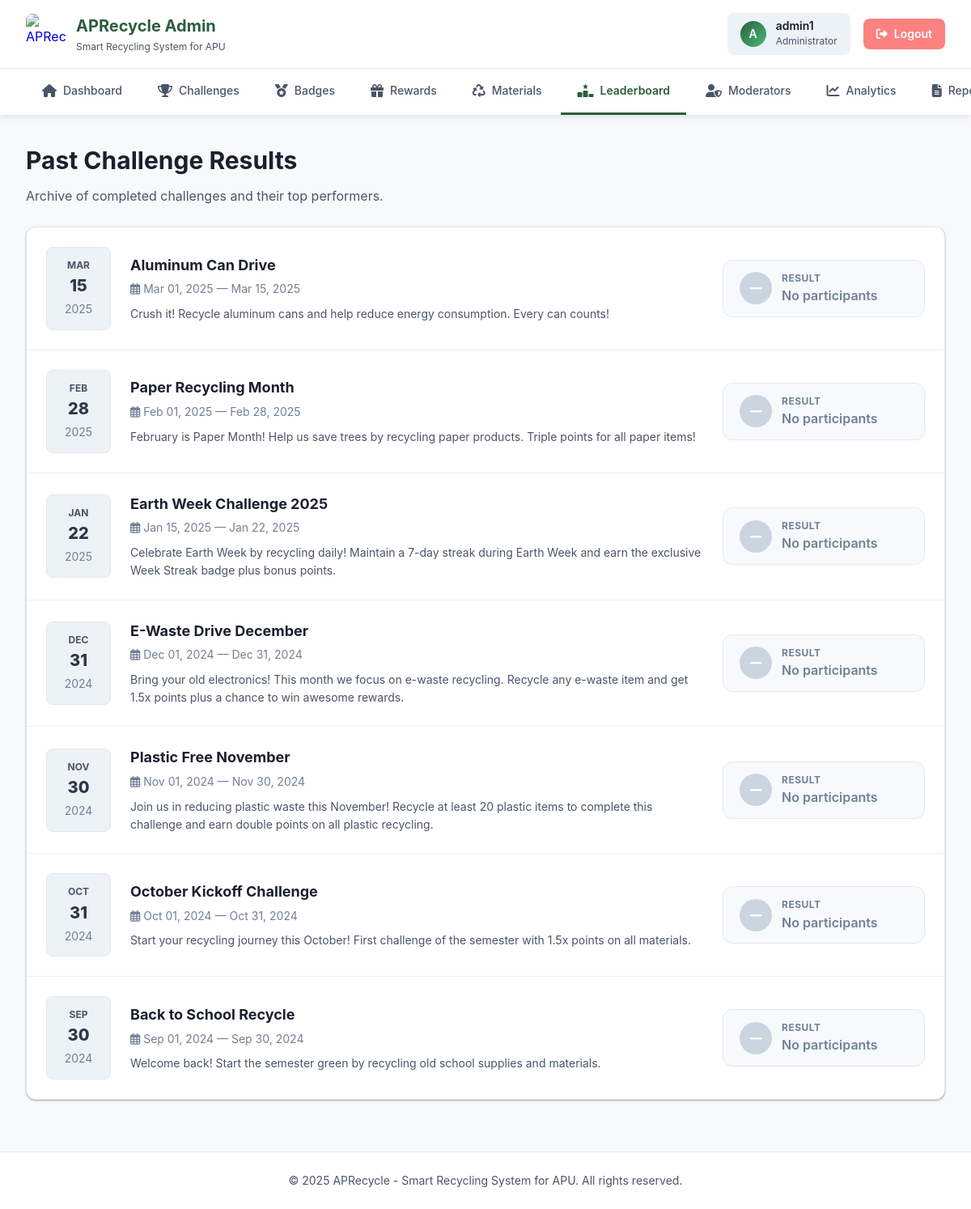
/admin/leaderboard_challenges.php (signed in), run on an earlier commit of the app's database.
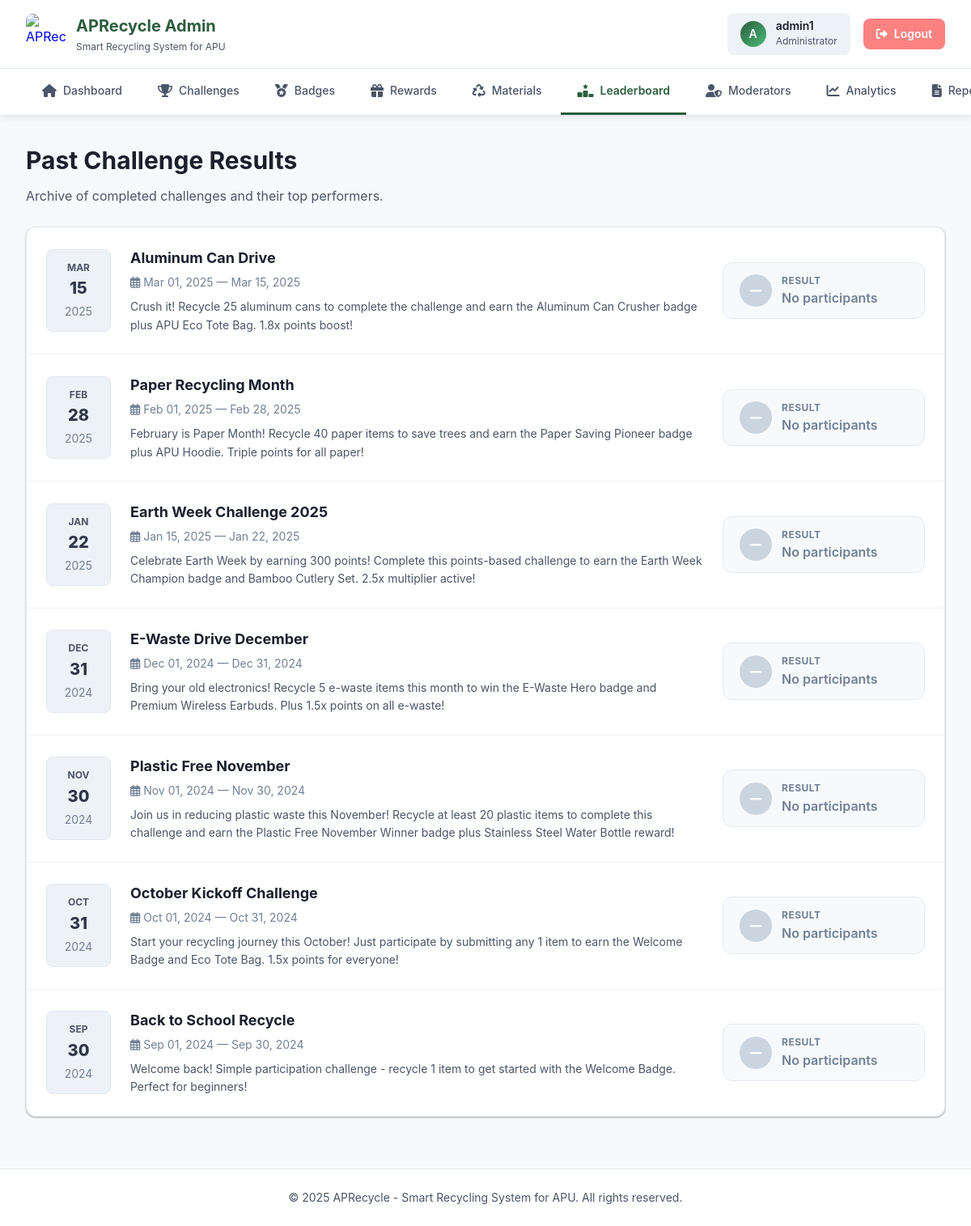
And on a later commit of the database.
### tables this page shows
CREATE TABLE IF NOT EXISTS `challenge` (
  `challenge_id` int NOT NULL AUTO_INCREMENT,
  `title` varchar(100) NOT NULL,
  `description` text NOT NULL,
  `start_date` date NOT NULL,
  `end_date` date NOT NULL,
  `badge_id` int DEFAULT NULL COMMENT 'Challenge-specific badge (awarded on completion)',
  `reward_id` int DEFAULT NULL COMMENT 'Challenge-specific reward (awarded on completion)',
  `point_multiplier` decimal(3,1) NOT NULL DEFAULT '1.0',
  `target_material_id` int DEFAULT NULL COMMENT 'Specific material for smart challenges',
  `target_quantity` int NOT NULL DEFAULT '0' COMMENT 'Number of items to recycle (for quantity-based challenges)',
  `target_points` int NOT NULL DEFAULT '0' COMMENT 'Points to earn during challenge period (for points-based challenges)',
  `completion_type` enum('quantity','points','participation') NOT NULL DEFAULT 'quantity' COMMENT 'How to complete: quantity=recycle X items, points=earn X points, participation=join+submit 1 item',
  `created_at` datetime NOT NULL DEFAULT CURRENT_TIMESTAMP,
  PRIMARY KEY (`challenge_id`),
  KEY `badge_id` (`badge_id`),
  KEY `reward_id` (`reward_id`),
  KEY `target_material_id` (`target_material_id`)
);

### admin/leaderboard_challenges.php (the view, shortened to what this page needs)
<?php
include_once 'includes/header.php';
$conn = getDBConnection();
$limit = 10;
$page = isset($_GET['page']) && is_numeric($_GET['page']) ? (int)$_GET['page'] : 1;
$start = ($page - 1) * $limit;
$sql = "SELECT * FROM challenge
        WHERE end_date < CURDATE()
        ORDER BY end_date DESC
        LIMIT $start, $limit";
$result = mysqli_query($conn, $sql);
?>
<div class="page-header">
    <h1 class="page-title">Past Challenge Results</h1>
    <p class="page-description">Archive of completed challenges and their top performers.</p>
</div>
<div class="results-container">
    <?php if (mysqli_num_rows($result) > 0): ?>
        <?php while ($challenge = mysqli_fetch_assoc($result)):
            $start_date = $challenge['start_date'];
            $end_date = $challenge['end_date'];
            $winner_sql = "SELECT u.username, COUNT(*) as score
                           FROM recycling_submission rs
                           JOIN user u ON rs.user_id = u.user_id
                           WHERE rs.status = 'Approved'
                           AND rs.created_at BETWEEN '$start_date 00:00:00' AND '$end_date 23:59:59'
                           GROUP BY rs.user_id
                           ORDER BY score DESC
                           LIMIT 1";
            $winner_result = mysqli_query($conn, $winner_sql);
            $winner = ($winner_result) ? mysqli_fetch_assoc($winner_result) : null;
        ?>
            <div class="challenge-row">
                <div class="date-box">
                    <span class="date-month"><?php echo date('M', strtotime($end_date)); ?></span>
                    <span style="font-size: var(--text-xl); font-weight: 800; display:block;"><?php echo date('d', strtotime($end_date)); ?></span>
                    <span class="date-year"><?php echo date('Y', strtotime($end_date)); ?></span>
                </div>
                <div class="challenge-info">
                    <h3 class="challenge-title"><?php echo htmlspecialchars($challenge['title']); ?></h3>
                    <div class="challenge-meta">
                        <i class="far fa-calendar-alt"></i>
                        <?php echo date('M d, Y', strtotime($start_date)); ?> — <?php echo date('M d, Y', strtotime($end_date)); ?>
                    </div>
                    <p style="margin-top: var(--space-2); color: var(--color-gray-600); font-size: var(--text-sm);">
                        <?php echo htmlspecialchars($challenge['description']); ?>
                    </p>
                </div>
                <?php if ($winner): ?>
                    <div class="winner-card">
                        <div class="winner-icon">
                            <i class="fas fa-crown"></i>
                        </div>
                        <div class="winner-details">
                            <span class="winner-label">Winner</span>
                            <span class="winner-name"><?php echo htmlspecialchars($winner['username']); ?></span>
                            <span class="winner-score"><?php echo number_format($winner['score']); ?> Items Recycled</span>
                        </div>
                    </div>
                <?php else: ?>
                    <div class="winner-card" style="background: var(--color-gray-50); border-color: var(--color-gray-200);">
                        <div class="winner-icon" style="background: var(--color-gray-300);">
                            <i class="fas fa-minus"></i>
                        </div>
                        <div class="winner-details">
                            <span class="winner-label" style="color: var(--color-gray-500);">Result</span>
                            <span class="winner-name" style="color: var(--color-gray-500);">No participants</span>
                        </div>
                    </div>
                <?php endif; ?>
            </div>
        <?php endwhile; ?>
    <?php endif; ?>
</div>
<?php
include_once 'includes/footer.php';
?>

### admin/includes/header.php (shortened to what this page needs)
<?php
$current_page = basename($_SERVER['PHP_SELF']);
?>
<!DOCTYPE html>
<html lang="en">
<head>
    <link rel="stylesheet" href="../css/styles.css">
    <link rel="stylesheet" href="https://cdnjs.cloudflare.com/ajax/libs/font-awesome/6.4.0/css/all.min.css">
</head>
<body>
    <header class="admin-header">
        <div class="admin-header-top">
            <a href="dashboard.php" class="admin-logo">
                <div class="admin-logo-icon">
                    <img src="../assets/aprecycle-logo.png" alt="APRecycle Logo">
                </div>
                <div class="admin-logo-text">
                    <h1>APRecycle Admin</h1>
                    <p>Smart Recycling System for APU</p>
                </div>
            </a>
            <div class="admin-user-info">
                <div class="admin-user-profile">
                    <div class="admin-user-avatar">
                        <?php echo strtoupper(substr($_SESSION['username'], 0, 1)); ?>
                    </div>
                    <div class="admin-user-details">
                        <span class="admin-user-name"><?php echo htmlspecialchars($_SESSION['username']); ?></span>
                        <span class="admin-user-role">Administrator</span>
                    </div>
                </div>
                <a href="../logout.php" class="btn-logout">
                    <i class="fas fa-sign-out-alt"></i>
                    <span>Logout</span>
                </a>
            </div>
        </div>
        <nav class="admin-nav">
            <ul class="admin-nav-tabs">
                <li class="admin-nav-tab">
                    <a href="dashboard.php" class="admin-nav-link <?php echo $current_page == 'dashboard.php' ? 'active' : ''; ?>">
                        <i class="fas fa-home admin-nav-icon"></i>
                        <span>Dashboard</span>
                    </a>
                </li>
                <li class="admin-nav-tab">
                    <a href="challenges.php" class="admin-nav-link <?php echo $current_page == 'challenges.php' ? 'active' : ''; ?>">
                        <i class="fas fa-trophy admin-nav-icon"></i>
                        <span>Challenges</span>
                    </a>
                </li>
                <li class="admin-nav-tab">
                    <a href="badges.php" class="admin-nav-link <?php echo $current_page == 'badges.php' ? 'active' : ''; ?>">
                        <i class="fas fa-medal admin-nav-icon"></i>
                        <span>Badges</span>
                    </a>
                </li>
                <li class="admin-nav-tab">
                    <a href="rewards.php" class="admin-nav-link <?php echo $current_page == 'rewards.php' ? 'active' : ''; ?>">
                        <i class="fas fa-gift admin-nav-icon"></i>
                        <span>Rewards</span>
                    </a>
                </li>
                <li class="admin-nav-tab">
                    <a href="materials.php" class="admin-nav-link <?php echo $current_page == 'materials.php' ? 'active' : ''; ?>">
                        <i class="fas fa-recycle admin-nav-icon"></i>
                        <span>Materials</span>
                    </a>
                </li>
                <?php
                    $is_leaderboard = in_array($current_page, [
                        'leaderboard_overview.php',
                        'leaderboard_individual.php',
                        'leaderboard_team.php',
                        'leaderboard_challenges.php'
                    ]);
                ?>
                <li class="admin-nav-tab">
                    <a href="leaderboard_overview.php" class="admin-nav-link <?php echo $is_leaderboard ? 'active' : ''; ?>">
                        <i class="fas fa-ranking-star admin-nav-icon"></i>
                        <span>Leaderboard</span>
                    </a>
                </li>
                <li class="admin-nav-tab">
                    <a href="moderators.php" class="admin-nav-link <?php echo $current_page == 'moderators.php' ? 'active' : ''; ?>">
                        <i class="fas fa-user-shield admin-nav-icon"></i>
                        <span>Moderators</span>
                    </a>
                </li>
                <li class="admin-nav-tab">
                    <a href="analytics.php" class="admin-nav-link <?php echo $current_page == 'analytics.php' ? 'active' : ''; ?>">
                        <i class="fas fa-chart-line admin-nav-icon"></i>
                        <span>Analytics</span>
                    </a>
                </li>
                <li class="admin-nav-tab">
                    <a href="reports.php" class="admin-nav-link <?php echo $current_page == 'reports.php' ? 'active' : ''; ?>">
                        <i class="fas fa-file-alt admin-nav-icon"></i>
                        <span>Reports</span>
                    </a>
                </li>
            </ul>
        </nav>
    </header>
    <main class="admin-content">

### admin/includes/footer.php
    </main>
    <footer style="background: var(--color-white); padding: var(--space-6) var(--space-8); margin-top: var(--space-8); border-top: 1px solid var(--color-gray-200); text-align: center;">
        <p style="color: var(--color-gray-600); font-size: var(--text-sm); margin: 0;">
            &copy; <?php echo date('Y'); ?> APRecycle - Smart Recycling System for APU. All rights reserved.
        </p>
    </footer>
</body>
</html>

### css/styles.css (style rules this page uses)
* { margin: 0; padding: 0; box-sizing: border-box; }
body { font-family: var(--font-sans); color: #2D3748; }
h1 { font-size: 2.25rem; font-weight: 700; }
h3 { font-size: 1.5rem; font-weight: 600; }
body { font-size: 1rem; line-height: 1.6; }

### css/variables.css (style rules this page uses)
:root { --color-primary: #2D5D3F; --color-primary-light: #3A7A54; --color-primary-dark: #1F4129; --color-secondary: #48BB78; --color-secondary-light: #68D391; --color-accent-blue: #4299E1; --color-accent-yellow: #FFD93D; --color-accent-brown: #8B4513; --color-white: #FFFFFF; --color-gray-50: #F7FAFC; --color-gray-100: #EDF2F7; --color-gray-200: #E2E8F0; --color-gray-300: #CBD5E0; --color-gray-400: #A0AEC0; --color-gray-500: #718096; --color-gray-600: #4A5568; --color-gray-700: #2D3748; --color-gray-800: #1A202C; --color-gray-900: #171923; --color-success: #48BB78; --color-success-light: #C6F6D5; --color-warning: #ED8936; --color-warning-light: #FEEBC8; --color-error: #FC8181; --color-error-light: #FED7D7; --color-info: #4299E1; --color-info-light: #BEE3F8; --gradient-primary: linear-gradient(135deg, #2D5D3F 0%, #48BB78 100%); --gradient-success: linear-gradient(135deg, #48BB78 0%, #38A169 100%); --gradient-badge: linear-gradient(135deg, #667eea 0%, #764ba2 100%); --shadow-sm: 0 1px 3px rgba(0,0,0,0.12), 0 1px 2px rgba(0,0,0,0.24); --shadow-md: 0 2px 8px rgba(0,0,0,0.1); --shadow-lg: 0 4px 12px rgba(0,0,0,0.15); --shadow-xl: 0 10px 40px rgba(0,0,0,0.2); --radius-sm: 4px; --radius-md: 8px; --radius-lg: 12px; --radius-xl: 16px; --radius-full: 9999px; --space-1: 0.25rem; --space-2: 0.5rem; --space-3: 0.75rem; --space-4: 1rem; --space-5: 1.25rem; --space-6: 1.5rem; --space-8: 2rem; --space-10: 2.5rem; --space-12: 3rem; --font-sans: -apple-system, BlinkMacSystemFont, 'Segoe UI', 'Roboto', 'Oxygen', 'Ubuntu', 'Cantarell', 'Fira Sans', 'Droid Sans', 'Helvetica Neue', sans-serif; --font-mono: 'SFMono-Regular', Consolas, 'Liberation Mono', Menlo, monospace; --text-xs: 0.75rem; --text-sm: 0.875rem; --text-base: 1rem; --text-lg: 1.125rem; --text-xl: 1.25rem; --text-2xl: 1.5rem; --text-3xl: 1.875rem; --text-4xl: 2.25rem; }

### admin/leaderboard_challenges.php (style rules this page uses)
.results-container { background: var(--color-white); border-radius: var(--radius-lg); box-shadow: var(--shadow-sm); border: 1px solid var(--color-gray-200); overflow: hidden; }
.challenge-row { display: flex; border-bottom: 1px solid var(--color-gray-100); padding: var(--space-6); align-items: center; gap: var(--space-6); transition: background 0.2s; }
.challenge-row:last-child { border-bottom: none; }
.date-box { background: var(--color-gray-100); border-radius: var(--radius-md); padding: var(--space-3); text-align: center; min-width: 80px; border: 1px solid var(--color-gray-200); }
.date-month { font-size: var(--text-xs); text-transform: uppercase; color: var(--color-gray-600); font-weight: 700; display: block; }
.date-year { font-size: var(--text-sm); color: var(--color-gray-500); }
.challenge-info { flex: 1; }
.challenge-title { font-size: var(--text-lg); font-weight: 700; color: var(--color-gray-800); margin-bottom: var(--space-1); }
.challenge-meta { font-size: var(--text-sm); color: var(--color-gray-500); }
.winner-card { background: #fffbeb; border: 1px solid #fcd34d; border-radius: var(--radius-lg); padding: var(--space-3) var(--space-5); display: flex; align-items: center; gap: var(--space-3); min-width: 250px; }
.winner-icon { width: 40px; height: 40px; background: #fbbf24; color: white; border-radius: 50%; display: flex; align-items: center; justify-content: center; font-size: var(--text-lg); }
.winner-details { display: flex; flex-direction: column; }
.winner-label { font-size: var(--text-xs); text-transform: uppercase; letter-spacing: 0.5px; color: #92400e; font-weight: 700; }
.winner-name { font-weight: 600; color: var(--color-gray-800); }

What changed in the data, as far as the page shows it:
changed challenge "Aluminum Can Drive": description "Crush it! Recycle aluminum cans and help reduce energy consumption. Every can counts!" → "Crush it! Recycle 25 aluminum cans to complete the challenge and earn the Aluminum Can Crusher badge plus APU Eco Tote Bag. 1.8x points boost!"
changed challenge "Paper Recycling Month": description "February is Paper Month! Help us save trees by recycling paper products. Triple points for all paper items!" → "February is Paper Month! Recycle 40 paper items to save trees and earn the Paper Saving Pioneer badge plus APU Hoodie. Triple points for all paper!"
changed challenge "JAN": description "Celebrate Earth Week by recycling daily! Maintain a 7-day streak during Earth Week and earn the exclusive Week Streak badge plus bonus points." → "Celebrate Earth Week by earning 300 points! Complete this points-based challenge to earn the Earth Week Champion badge and Bamboo Cutlery Set. 2.5x multiplier active!"
changed challenge "E-Waste Drive December": description "Bring your old electronics! This month we focus on e-waste recycling. Recycle any e-waste item and get 1.5x points plus a chance to win awesome rewards." → "Bring your old electronics! Recycle 5 e-waste items this month to win the E-Waste Hero badge and Premium Wireless Earbuds. Plus 1.5x points on all e-waste!"
changed challenge "Plastic Free November": description "Join us in reducing plastic waste this November! Recycle at least 20 plastic items to complete this challenge and earn double points on all plastic recycling." → "…this challenge and earn the Plastic Free November Winner badge plus Stainless Steel Water Bottle reward!"
changed challenge "October Kickoff Challenge": description "Start your recycling journey this October! First challenge of the semester with 1.5x points on all materials." → "Start your recycling journey this October! Just participate by submitting any 1 item to earn the Welcome Badge and Eco Tote Bag. 1.5x points for everyone!"
changed challenge "Back to School Recycle": description "Welcome back! Start the semester green by recycling old school supplies and materials." → "Welcome back! Simple participation challenge - recycle 1 item to get started with the Welcome Badge. Perfect for beginners!"
